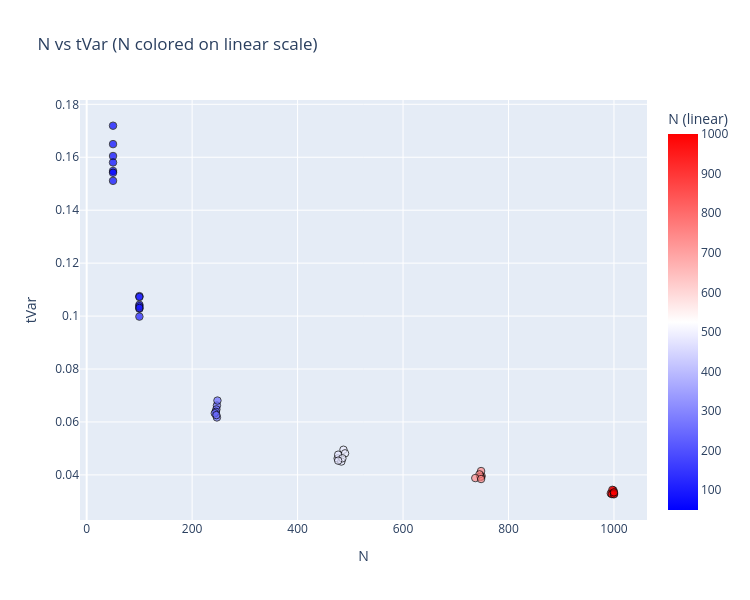

This figure's notebook cell:
### Code cell
import numpy as np, pandas as pd, plotly.express as px

df = pd.DataFrame(consolidated_data)
df["R2"] = df["folder"].str.extract(r"^([0-9\.]+)").astype(float)
df = df.drop(columns=["folder"])
df = df[df["R2"] > 0.4]

column = "N"          # the column to color by
scale  = "linear"     # or "log"

# --- ensure numeric column (encode non-numeric) ---
if not np.issubdtype(df[column].dtype, np.number):
    df[column + "_string"] = df[column]
    df[column] = pd.Categorical(df[column]).codes

df[column] = pd.to_numeric(df[column], errors="coerce")
df = df.dropna(subset=[column])

# --- prepare color data (linear vs log) ---
if scale == "log":
    df = df[df[column] > 0]                          # log requires positive
    color_col = f"{column}_log10"
    df[color_col] = np.log10(df[column].to_numpy())

    # nice log ticks in original space (decades)
    vmin, vmax = df[column].min(), df[column].max()
    decades = np.arange(np.floor(np.log10(vmin)), np.ceil(np.log10(vmax)) + 1)
    ticks = np.power(10.0, decades)
    tickvals = np.log10(ticks)                       # where they land in log space
    ticktext = [f"{t:g}" for t in ticks]
    cbar_title = f"{column} (log10 scale)"
else:
    color_col = column
    vmin, vmax = float(df[color_col].min()), float(df[color_col].max())
    tickvals, ticktext = None, None
    cbar_title = f"{column} (linear)"

# --- midpoint & range in the SAME space as color_col ---
cmin, cmax = float(df[color_col].min()), float(df[color_col].max())
cmid = 0.5 * (cmin + cmax)

bwr_scale = [(0, "blue"), (0.5, "white"), (1, "red")]  # keep your palette

x_label, y_label = "N", "tVar"
fig = px.scatter(
    df,
    x=x_label, y=y_label,
    color=color_col,
    color_continuous_scale=bwr_scale,
    color_continuous_midpoint=cmid,
    range_color=(cmin, cmax),
    hover_data=df.columns,
    title=f"{x_label} vs {y_label} ({column} colored on {scale} scale)"
)

x = 1.5
fig.update_layout(
    autosize=False, width=500 * x, height=400 * x,
    coloraxis_colorbar=dict(title=cbar_title, tickvals=tickvals, ticktext=ticktext)
)
fig.update_traces(marker=dict(opacity=0.7, size=5 * x, line=dict(width=1, color="black")))
os.makedirs(os.path.join("jupyter_plots", folder_tag), exist_ok=True)
fig.write_image(os.path.join("jupyter_plots", folder_tag, f"statistics_{x_label}_vs_{y_label}.pdf"))
fig.show()

### Figure 1 — Plotly figure (JSON) as saved in the notebook; plotly's stock layout.template omitted (floating-point values rounded to 4 significant figures; data arrays with more than 128 entries replaced by an {"elided": "..."} marker saying what was removed)
{"data": [{"customdata": {"elided": "42x34 mixed values"}, "hovertemplate": "N=%{marker.color}<br>tVar=%{y}<br>_target_=%{customdata[0]}<br>trainer_tag=%{customdata[1]}<br>max_iter=%{customdata[2]}<br>tol=%{customdata[3]}<br>lr=%{customdata[4]}<br>weight_decay=%{customdata[5]}<br>orth_input_only=%{customdata[6]}<br>lambda_orth=%{customdata[7]}<br>lambda_iwm=%{customdata[8]}<br>lambda_rwm=%{customdata[9]}<br>lambda_ow=%{customdata[10]}<br>lambda_met=%{customdata[11]}<br>lambda_rws=%{customdata[12]}<br>lambda_sm=%{customdata[13]}<br>lambda_tv=%{customdata[14]}<br>lambda_si=%{customdata[15]}<br>lambda_hi=%{customdata[16]}<br>lambda_htvar=%{customdata[17]}<br>lambda_hlvar=%{customdata[18]}<br>lambda_cl=%{customdata[19]}<br>cap_s=%{customdata[20]}<br>p=%{customdata[21]}<br>same_batch=%{customdata[22]}<br>dropout=%{customdata[23]}<br>drop_rate=%{customdata[24]}<br>inequality_method=%{customdata[25]}<br>meanA=%{customdata[26]}<br>mWout=%{customdata[27]}<br>mWinp=%{customdata[28]}<br>mWrec_exc=%{customdata[29]}<br>mWrec_inh=%{customdata[30]}<br>Gini_index=%{customdata[31]}<br>score=%{customdata[32]}<br>R2=%{customdata[33]}<extra></extra>", "legendgroup": "", "marker": {"color": [50, 50, 50, 50, 50, 50, 50, 100, 100, 100, 100, 100, 100, 100, 247, 248, 246, 247, 245, 243, 246, 476, 487, 477, 490, 483, 485, 749, 477, 747, 748, 747, 745, 737, 748, 994, 999, 997, 1000, 996, 1000, 1000], "coloraxis": "coloraxis", "line": {"color": "black", "width": 1}, "opacity": 0.7, "size": 7.5, "symbol": "circle"}, "mode": "markers", "name": "", "orientation": "v", "showlegend": false, "type": "scatter", "x": [50, 50, 50, 50, 50, 50, 50, 100, 100, 100, 100, 100, 100, 100, 247, 248, 246, 247, 245, 243, 246, 476, 487, 477, 490, 483, 485, 749, 477, 747, 748, 747, 745, 737, 748, 994, 999, 997, 1000, 996, 1000, 1000], "xaxis": "x", "y": [0.1719, 0.1605, 0.165, 0.1548, 0.158, 0.1541, 0.1511, 0.1028, 0.1075, 0.1043, 0.1072, 0.0998, 0.1037, 0.1031, 0.06618, 0.06808, 0.06474, 0.06171, 0.06384, 0.06328, 0.0626, 0.04624, 0.04951, 0.04763, 0.04815, 0.04506, 0.04628, 0.03956, 0.04539, 0.03955, 0.04145, 0.03923, 0.04021, 0.03881, 0.03845, 0.03303, 0.03415, 0.03436, 0.03294, 0.03275, 0.03267, 0.0334], "yaxis": "y"}], "layout": {"autosize": false, "coloraxis": {"cmax": 1000, "cmid": 525, "cmin": 50, "colorbar": {"title": {"text": "N (linear)"}}, "colorscale": [[0, "blue"], [0.5, "white"], [1, "red"]]}, "height": 600, "legend": {"tracegroupgap": 0}, "title": {"text": "N vs tVar (N colored on linear scale)"}, "width": 750, "xaxis": {"anchor": "y", "domain": [0, 1], "title": {"text": "N"}}, "yaxis": {"anchor": "x", "domain": [0, 1], "title": {"text": "tVar"}}}}
